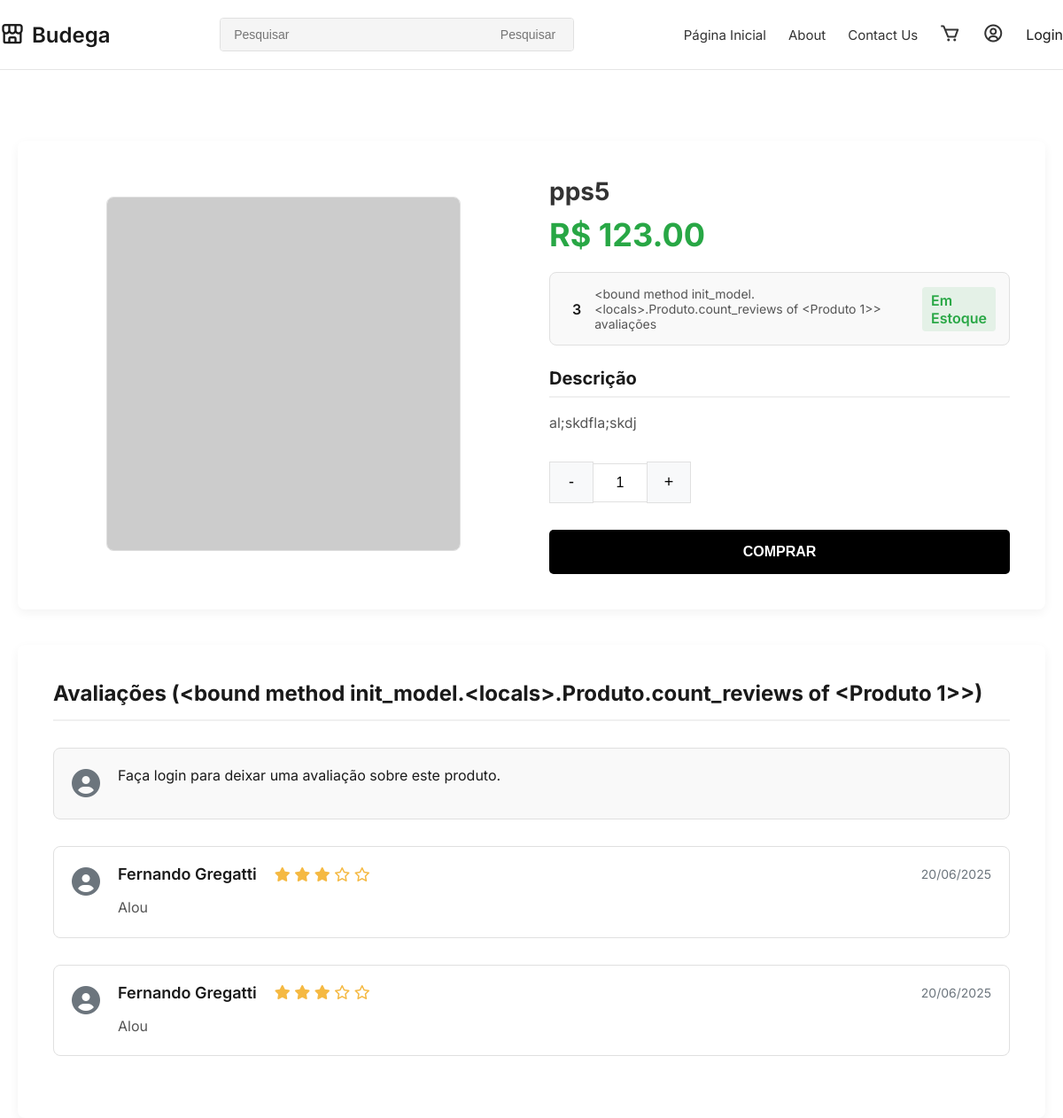
Screenshot of /produto/1/ with the database file from the repository.
### model/model.py (models this page shows, shortened)
    class Produto(db.Model):
        id = db.Column(db.Integer, primary_key=True)
        nome = db.Column(db.String(50), nullable=False)
        descricao = db.Column(db.Text)
        preco = db.Column(db.Numeric(10, 2), nullable=False)
        estoque = db.Column(db.Integer, default=0)
        imagem = db.Column(db.String(200), nullable=True)
        categorias = db.relationship('Categoria', secondary=produto_categoria,
                                    backref=db.backref('produtos', lazy='dynamic'))
        itens_pedido = db.relationship('ItemPedido', backref='produto', lazy=True)
        itens_carrinho = db.relationship('ItemCarrinho', backref='produto', lazy=True)
        reviews = db.relationship('Review', backref='produto', lazy=True)
        def star_rating(self):
            if not self.reviews:
                return 5
            return round(sum(review.nota for review in self.reviews) / len(self.reviews))

    class Review(db.Model):
        id = db.Column(db.Integer, primary_key=True)
        cliente_id = db.Column(db.Integer, db.ForeignKey('cliente.id'), nullable=False)
        produto_id = db.Column(db.Integer, db.ForeignKey('produto.id'), nullable=False)
        nota = db.Column(db.Integer, nullable=False)
        comentario = db.Column(db.Text)
        data = db.Column(db.Date, default=datetime.utcnow)

    class Cliente(db.Model, UserMixin):
        id = db.Column(db.Integer, primary_key=True)
        username = db.Column(db.String(50), unique=True, nullable=False)
        email = db.Column(db.String(120), unique=True, nullable=False)
        senha = db.Column(db.String(200), nullable=False)
        first_name = db.Column(db.String(50), nullable=False)
        last_name = db.Column(db.String(50), nullable=False, default='')
        endereco = db.Column(db.Text)
        telefone = db.Column(db.String(15))
        data_cadastro = db.Column(db.Date, default=datetime.utcnow)
        pedidos = db.relationship('Pedido', backref='cliente', lazy=True)
        carrinho = db.relationship('Carrinho', backref='cliente', uselist=False)
        reviews = db.relationship('Review', backref='cliente', lazy=True)

### views.py (the view)
@view.route('/produto/<int:id>/')
def product(id):
    produto = Produto.query.get_or_404(id)
    comentarios = Review.query.filter_by(produto_id=id).order_by(Review.data.desc()).all()
    return render_template('product.html', produto=produto, comentarios=comentarios)

### app.py (called while the page is built)
@app.context_processor
def inject_user():
    return dict(user=current_user)

### templates/product.html (shortened to what this page needs)
{% include 'header.html' %}
{% include 'navbar.html' %}
<main class="container">
    <section class="product-section">
        <div class="product-image">
            {% if produto.imagem and produto.imagem.url %}
            <img src="{{ produto.imagem.url }}" alt="{{ produto.nome }}">
            {% else %}
            <div style="width: 100%; text-align: center;">
                <img src="https://placehold.co/600x600/f0f0f0/png?text=Sem+Foto" alt="Produto sem foto"
                    style="max-height: 400px;">
            </div>
            {% endif %}
        </div>
        <div class="product-details">
            <h1 class="product-title">{{ produto.nome }}</h1>
            <div class="product-price">R$ {{ '%.2f'|format(produto.preco) }}</div>
            <div class="rating-stock">
                <div class="rating-container">
                    <span class="rating-value">{{ produto.star_rating() }}</span>
                    <a href="#reviews" class="reviews-count">
                        {{ produto.count_reviews }} avaliações
                    </a>
                </div>
                {% if produto.em_estoque %}
                <span class="stock-status in-stock">Em Estoque</span>
                {% else %}
                <span class="stock-status out-of-stock">Fora de Estoque</span>
                {% endif %}
            </div>
            <div class="product-description">
                <h3 class="section-title">Descrição</h3>
                <p>{{ produto.descricao|replace('\n','<br>')|safe }}</p>
            </div>
            <div class="quantity-selector">
                <button class="quantity-btn" id="decrease-btn">-</button>
                <input type="number" id="quantity-input" class="quantity-input" value="1" min="1" max="10">
                <button class="quantity-btn" id="increase-btn">+</button>
            </div>
            <a href="{{ url_for('view.adicionar_ao_carrinho', id=produto.id) }}" class="buy-link">
                <button class="buy-button" {% if not produto.em_estoque %}disabled{% endif %}>
                    {% if produto.em_estoque %}Comprar{% else %}Fora de Estoque{% endif %}
                </button>
            </a>
        </div>
    </section>
    <section id="reviews" class="reviews-section">
        <h2>Avaliações ({{ produto.count_reviews }})</h2>
        {% if current_user.is_authenticated %}
        <form action="{{ url_for('view.adicionar_comentario', id=produto.id) }}" method="post" class="review-form">
            <input type="hidden" name="csrf_token" value="{{ csrf_token() }}">
            <div class="user-avatar">
                <i class="fas fa-user-circle"></i>
            </div>
            <div class="review-content">
                <div class="review-header">
                    <span class="reviewer-name">{{ current_user.username }}</span>
                </div>
                <textarea name="texto" placeholder="Escreva aqui sua avaliação deste produto..." required></textarea>
                <div class="rating-control">
                    <label for="nota">Sua avaliação:</label>
                    <div class="star-rating-input">
                        {% for i in range(1,6) %}
                        <i class="fa-regular fa-star" data-rating="{{ i }}"></i>
                        {% endfor %}
                    </div>
                    <input type="hidden" name="nota" id="nota" value="5">
                </div>
                <button type="submit" class="publish-review-btn">Publicar Avaliação</button>
            </div>
        </form>
        {% else %}
        <div class="review-form">
            <div class="user-avatar">
                <i class="fas fa-user-circle"></i>
            </div>
            <div class="review-content">
                <p>Faça <a href="{{ url_for('view.login') }}">login</a> para deixar uma avaliação sobre este produto.</p>
            </div>
        </div>
        {% endif %}
        {% if comentarios %}
        {% for comentario in comentarios %}
        <div class="review-card">
            <div class="user-avatar">
                <i class="fas fa-user-circle"></i>
            </div>
            <div class="review-content">
                <div class="review-header">
                    <span class="reviewer-name">
                        {{ comentario.cliente.first_name|default(comentario.cliente.username) }}
                    </span>
                    <span class="review-rating">
                        {% for i in range(1,6) %}
                        {% if i <= comentario.nota %}
                        <i class="fas fa-star"></i>
                        {% else %}
                        <i class="fa-regular fa-star"></i>
                        {% endif %}
                        {% endfor %}
                    </span>
                    <span class="review-date">{{ comentario.data.strftime('%d/%m/%Y') }}</span>
                </div>
                <div class="review-text">
                    <p>{{ comentario.comentario|replace('\n','<br>')|safe }}</p>
                </div>
            </div>
        </div>
        {% endfor %}
        {% else %}
        <div class="no-reviews">
            <p>Ainda não há avaliações para este produto. Seja o primeiro a avaliar!</p>
        </div>
        {% endif %}
    </section>
</main>
</body>
</html>

### templates/header.html (style rules this page uses)
* { margin: 0; padding: 0; box-sizing: border-box; }
body { font-family: 'Inter', sans-serif; background-color: #ffffff; color: #1a1a1a; }
.container { max-width: 1300px; margin: 0 auto; padding: 0 20px; }
a { text-decoration: none; color: inherit; }
input[type=number] { -moz-appearance: textfield; }

### templates/product.html (style rules this page uses)
.product-section { display: flex; gap: 40px; margin-top: 40px; background-color: #fff; padding: 40px; border-radius: 8px; box-shadow: 0 4px 12px rgba(0, 0, 0, 0.05); }
.product-image { flex-basis: 50%; text-align: center; display: flex; justify-content: center; align-items: center; }
.product-image img { max-width: 100%; max-height: 500px; border-radius: 8px; border: 1px solid #e0e0e0; object-fit: contain; }
.product-details { flex-basis: 50%; }
.product-title { font-size: 28px; font-weight: 700; margin-bottom: 10px; color: #333; }
.product-price { font-size: 36px; font-weight: 700; color: #28a745; margin-bottom: 20px; }
.rating-stock { display: flex; justify-content: space-between; align-items: center; margin: 20px 0; padding: 15px; border: 1px solid #e0e0e0; border-radius: 8px; background-color: #f9f9f9; }
.rating-container { display: flex; align-items: center; }
.rating-value { font-weight: 600; margin-right: 15px; }
.reviews-count { font-size: 14px; color: #555; }
.stock-status { font-weight: 600; padding: 5px 10px; border-radius: 4px; }
.in-stock { color: #28a745; background-color: rgba(40, 167, 69, 0.1); }
.section-title { font-size: 20px; margin: 25px 0 15px; padding-bottom: 8px; border-bottom: 2px solid #f0f0f0; }
.product-description p { line-height: 1.7; color: #555; font-size: 16px; }
.quantity-selector { display: flex; align-items: center; margin: 30px 0; }
.quantity-btn { background-color: #f8f9fa; border: 1px solid #e0e0e0; padding: 12px 18px; cursor: pointer; font-size: 18px; transition: all 0.2s; width: 50px; text-align: center; }
.quantity-input { width: 60px; text-align: center; border: 1px solid #e0e0e0; border-left: none; border-right: none; padding: 12px 0; font-size: 16px; font-weight: 500; }
.buy-button { width: 100%; padding: 16px; background-color: #000; color: #fff; border: none; border-radius: 5px; font-size: 16px; font-weight: 700; cursor: pointer; text-align: center; text-transform: uppercase; transition: background-color 0.3s; }
.reviews-section { margin-top: 40px; background-color: #fff; padding: 40px; border-radius: 8px; box-shadow: 0 4px 12px rgba(0, 0, 0, 0.05); }
.reviews-section h2 { font-size: 24px; margin-bottom: 30px; padding-bottom: 15px; border-bottom: 2px solid #f0f0f0; }
.review-form, .review-card { display: flex; gap: 20px; margin-bottom: 30px; padding: 20px; border-radius: 8px; }
.review-form { background-color: #f9f9f9; border: 1px solid #e0e0e0; }
.user-avatar { font-size: 32px; color: #6c757d; }
.review-content { flex-grow: 1; }
.review-header { display: flex; align-items: center; gap: 10px; margin-bottom: 15px; }
.reviewer-name { font-weight: 600; font-size: 18px; }
.review-rating { color: #f5b942; margin-left: 10px; font-size: 16px; }
.review-text { color: #555; line-height: 1.6; background-color: #fff; }
.review-card { border: 1px solid #e0e0e0; background-color: #fff; }
.review-date { font-size: 14px; color: #6c757d; margin-left: auto; }

### rows the page displays
Produto: nome "pps5", preco "123.00", descricao "al;skdfla;skdj"
Review: star_rating "3", cliente.first_name "Fernando Gregatti", data "20/06/2025", comentario "Alou"
Review: cliente.first_name "Fernando Gregatti", data "20/06/2025", comentario "Alou"

### other values shown
{{ produto.count_reviews }} "<bound method init_model.<locals>.Produto.count_reviews of <Produto 1>>"
